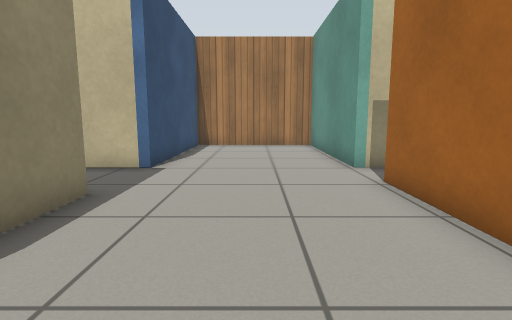
view 1 (above)

16 first-person views from a walk through a robot-simulator world made for Gazebo. The camera is 0.67 m above the floor, tilts 8° down and sees 80° across. The floor is counted in squares, 0.5 m on a side. Each view is taken from the middle of a square. On the plan, view 1 faces up. The plan holds only what a view shows up to about 14 squares ahead; the rest is blank. Robots are left out. Gazebo's built-in surfaces are drawn with simple patterns.

view 2
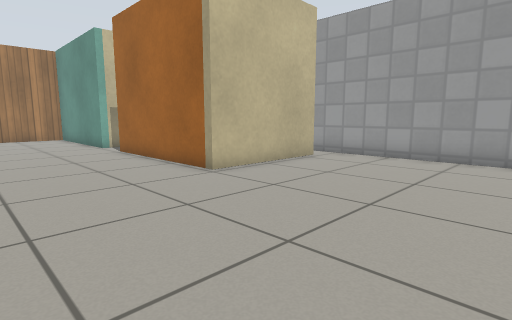

view 3
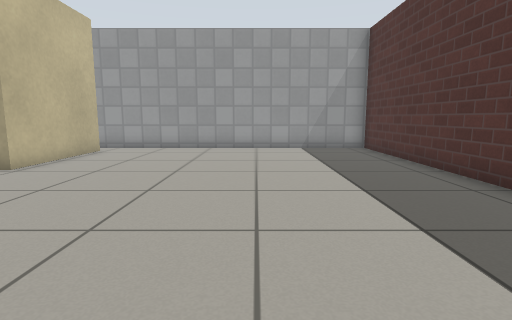

view 4
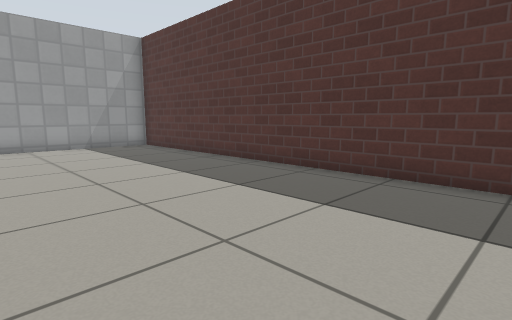

view 5
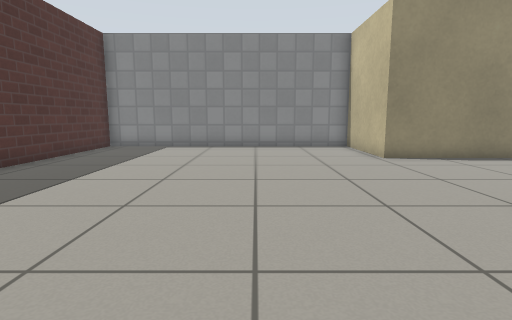

view 6
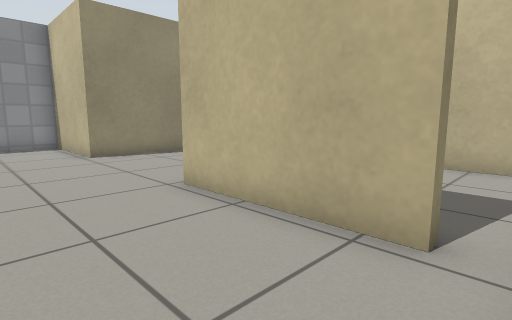

view 7
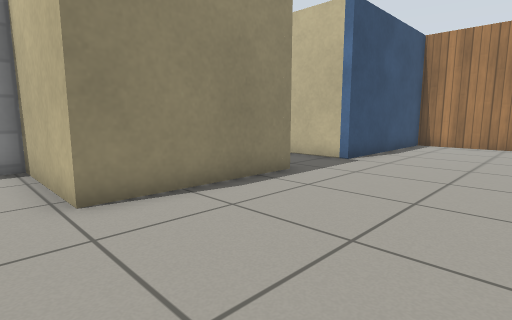

view 8
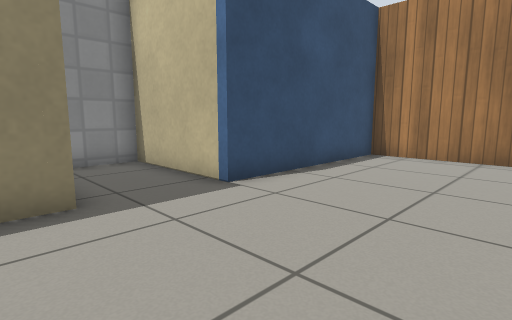

view 9
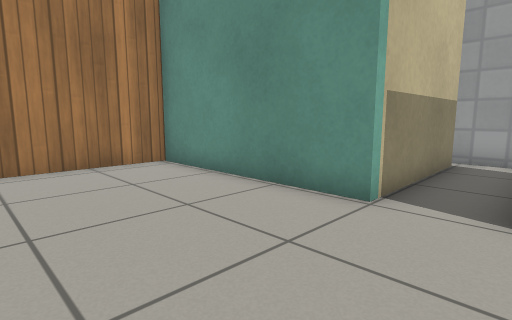

view 10
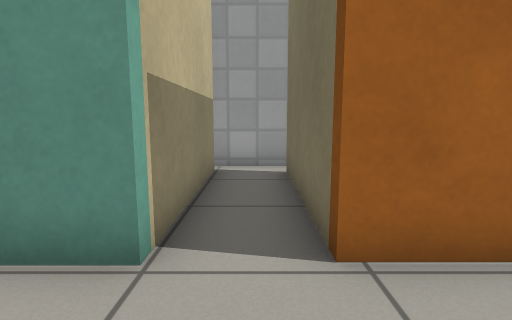

view 11
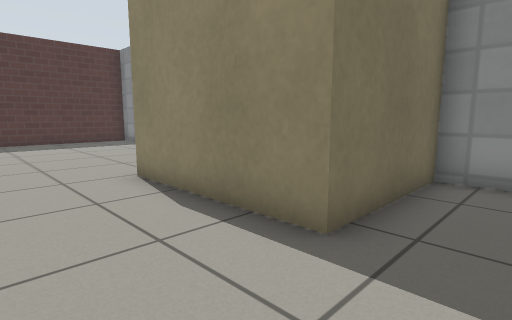

view 12
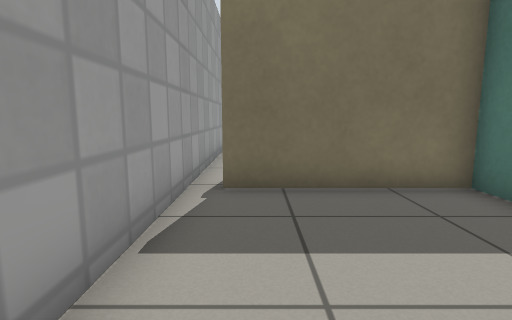

view 13
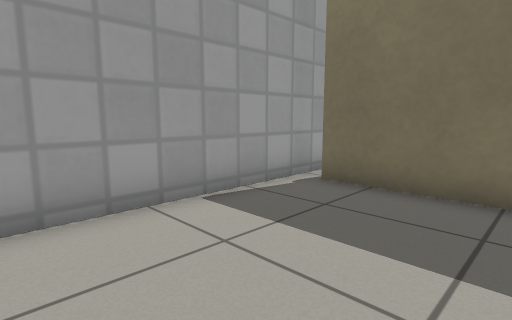

view 14
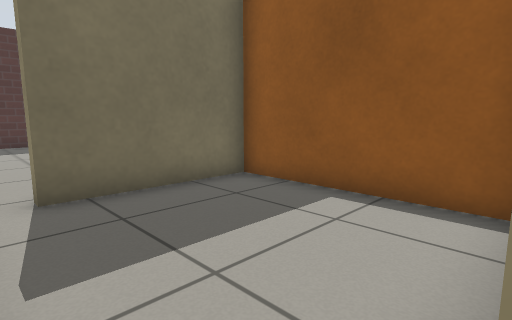

view 15
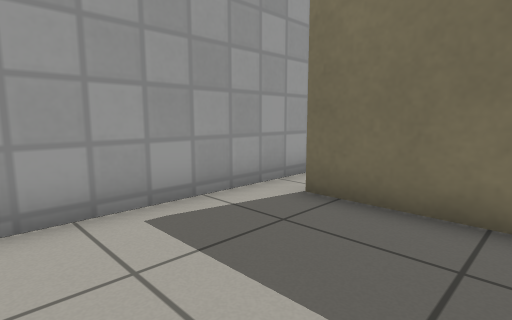

view 16
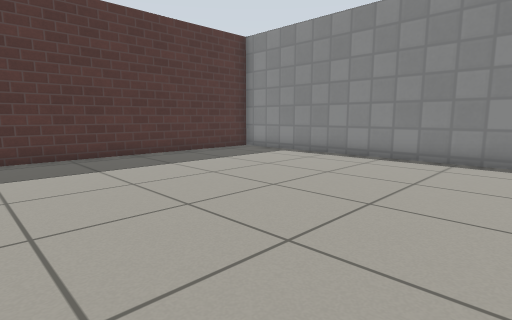

### Floor plan
Ten units are one square. View 1 is at (0, 0); x grows to the right and y downward. Boxes are objects, and circles mark ways between rooms. Rooms are numbered by the first view taken in them; rooms with no view inside come last. Other rooms are left out.
<svg viewBox="-76 -152 164 264">
<path fill="none" stroke="#000" d="M73 -2 27 -2 27 -63 74 -63M83 -66 83 -76M76 -80 27 -80 27 -147 -29 -147 -29 -80 -71 -80 -71 -52 -29 -52 -29 -2 -71 -2 -71 107 83 107 83 -6M30 -93 30 -84 76 -84M83 -76 83 -138M74 -60 59 -60M30 -58 30 -6 73 -6M83 -6 83 -66"/>
<circle cx="80" cy="-80" r="3" fill="#2a7"/>
<circle cx="80" cy="-10" r="3" fill="#2a7"/>
<circle cx="80" cy="-60" r="3" fill="#2a7"/>
<text x="10" y="10">1</text>
<text x="60" y="-110">2</text>
<text x="60" y="-40">3</text>
</svg>
Room 1 opens to room 2. Room 1 opens to room 3.

Where each view was taken, in squares from view 1:
view 1: 0 up, 0 right, facing up
view 2: 6 down, 2 left, facing up-right
view 3: 6 down, 5 left, facing right
view 4: 4 down, 6 left, facing down-right
view 5: 4 down, 7 right, facing left
view 6: 3 down, 8 right, facing up-left
view 7: 1 down, 2 right, facing up-left
view 8: 4 up, 2 right, facing up-left
view 9: 6 up, 2 left, facing up-right
view 10: 7 up, 0 right, facing right
view 11: 7 up, 0 right, facing down-left
view 12: 14 up, 7 right, facing down
view 13: 14 up, 4 right, facing down-right
view 14: 6 up, 8 right, facing down-left
view 15: 5 up, 4 right, facing down-right
view 16: 0 up, 3 right, facing down-left
